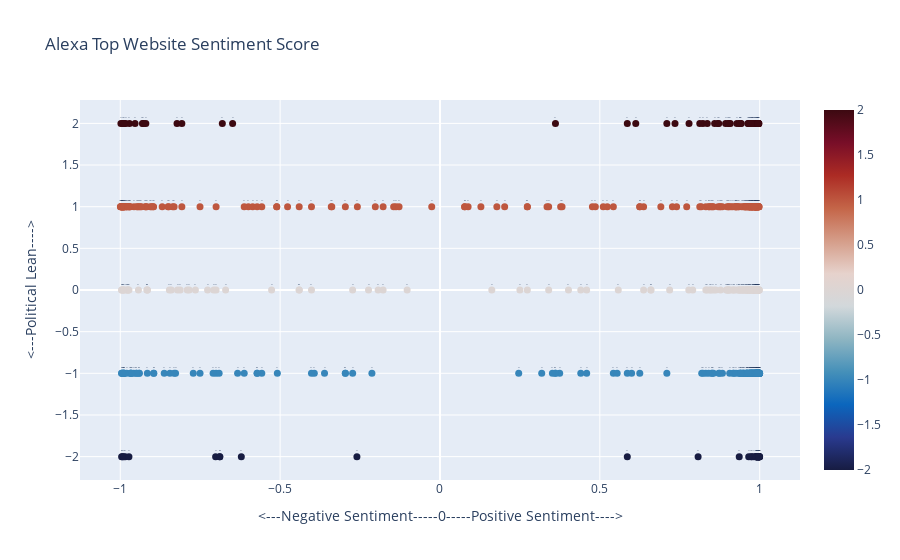

This figure's notebook cell:
### Code cell
layout = go.Layout(
    title = 'Alexa Top Website Sentiment Score', # Graph title
    xaxis = dict(title = '<---Negative Sentiment-----0-----Positive Sentiment---->'), # x-axis label
    yaxis = dict(title = '<---Political Lean---->'), # y-axis label
)

fig =  go.Figure(layout=layout)

fig.add_trace(
    go.Scatter(x=df["compound"],
               y=df['lean'],
               mode="markers+text",
               # Just pick one of the two
               hovertext=df["hover"],
               text=df["text"],
               textposition="top center",
               textfont_size=4,
              marker=dict(
        size=7,
        color=df["lean"], #set color equal to a variable
        colorscale='balance', # one of plotly colorscales
        showscale=True
   ))
)



fig.show()

### Figure 1 — Plotly figure (JSON) as saved in the notebook; plotly's stock layout.template omitted (floating-point values rounded to 4 significant figures; data arrays with more than 128 entries replaced by an {"elided": "..."} marker saying what was removed)
{"data": [{"hovertext": {"elided": "607 str values"}, "marker": {"color": {"elided": "607 int values"}, "colorscale": [[0, "rgb(23, 28, 66)"], [0.09091, "rgb(41, 58, 143)"], [0.1818, "rgb(11, 102, 189)"], [0.2727, "rgb(69, 144, 185)"], [0.3636, "rgb(142, 181, 194)"], [0.4545, "rgb(210, 216, 219)"], [0.5455, "rgb(230, 210, 204)"], [0.6364, "rgb(213, 157, 137)"], [0.7273, "rgb(196, 101, 72)"], [0.8182, "rgb(172, 43, 36)"], [0.9091, "rgb(120, 14, 40)"], [1, "rgb(60, 9, 17)"]], "showscale": true, "size": 7}, "mode": "markers+text", "text": {"elided": "607 str values"}, "textfont": {"size": 4}, "textposition": "top center", "type": "scatter", "x": {"elided": "607 float values"}, "y": {"elided": "607 int values"}}], "layout": {"title": {"text": "Alexa Top Website Sentiment Score"}, "xaxis": {"title": {"text": "<---Negative Sentiment-----0-----Positive Sentiment---->"}}, "yaxis": {"title": {"text": "<---Political Lean---->"}}}}
